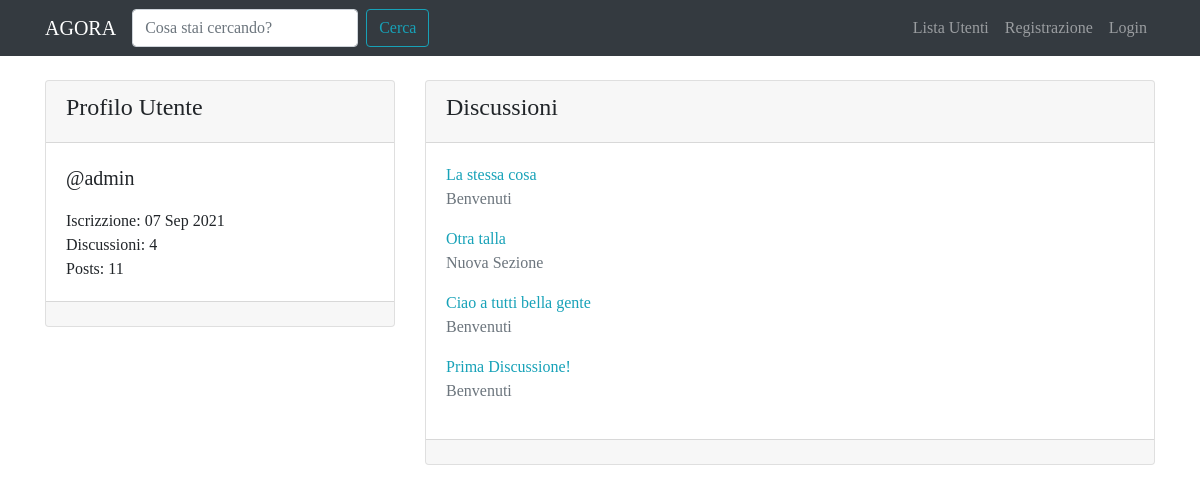
Screenshot of /users/admin/ with the database file from the repository.
### forum/models.py (models this page shows, shortened)
class Discussione(models.Model):
	titolo = models.CharField(max_length=120)
	data_creazione = models.DateTimeField(auto_now_add=True)
	autore_discuzione = models.ForeignKey(User, on_delete=models.CASCADE, related_name='discussioni')
	sezione_apparteneza = models.ForeignKey(Sezione, on_delete=models.CASCADE)
	def get_absolute_url(self):
		return reverse('visualizza_discussione', kwargs={'pk': self.pk})
	class Meta:
		verbose_name = 'Discussione'
		verbose_name_plural = 'Discussioni'

class Sezione(models.Model):
	nome_sezione = models.CharField(max_length=80)
	descrizione = models.CharField(max_length=150, blank=True, null=True)
	logo_sezione = models.ImageField(blank=True, null=True)
	def __str__(self):
		return self.nome_sezione
	class Meta:
		verbose_name = 'Sezione'
		verbose_name_plural = 'Sezioni'

### core/views.py (the view)
# urls.py: path('users/<str:username>/', views.user_profile_view, name='user_profile'),
def user_profile_view(request, username):
	user = get_object_or_404(User, username=username)
	discussioni_utente = Discussione.objects.filter(autore_discuzione=user).order_by('-pk')
	context = {'user': user, 'discussioni_utente': discussioni_utente}
	return render(request, 'core/user_profile.html', context)

### core/templates/core/user_profile.html (shortened to what this page needs)
{% extends 'base.html' %}
{% block content %}
	<div class="row mt-3">
		<div class="col-4">
			<div class="card my-2">
				<div class="card-header">
					<h4>{% if request.user == user %} Il Tuo {% endif %} Profilo Utente</h4>
				</div>
				<div class="card-body">
					<p class="lead">@{{user}}</p>
					<p class="mb-0">Iscrizzione: {{ user.date_joined|date:"d M Y" }}</p>
					<p class="mb-0">Discussioni: {{user.discussioni.count}}</p>
					<p class="mb-0">Posts: {{user.posts.count}}</p>
				</div>
				<div class="card-footer">
				</div>
			</div>
		</div>
		<div class="col-8">
			<div class="card my-2">
				<div class="card-header">
					<h4>Discussioni</h4>
				</div>
				<div class="card-body">
					{% for discussione in discussioni_utente %}
						<a href=" {{ discussione.get_absolute_url  }} ">{{discussione.titolo}}</a>
						<p class="text-muted">{{discussione.sezione_apparteneza}}</p>
					{% empty %}
						{% if request.user != user %}
							<p>{{user}} non ha creato alcuna discussione!</p>
						{% else %}
							<p>Non hai creato alcuna discussione! Inizzia subito!</p>
						{% endif %}
					{% endfor %}
				</div>
				<div class="card-footer">
				</div>
			</div>
		</div>
	</div>
{% endblock content %}

### static-storage/css/agora.css (style rules this page uses)
body { font-family: 'Slabo 27px', serif; }
a, a:hover { color: #17a2b8; }

### rows the page displays
Discussione: titolo "La stessa cosa", sezione_apparteneza "Benvenuti"
Discussione: titolo "Otra talla", sezione_apparteneza "Nuova Sezione"
Discussione: titolo "Ciao a tutti bella gente", sezione_apparteneza "Benvenuti"
Discussione: titolo "Prima Discussione!", sezione_apparteneza "Benvenuti"

### other values shown
{{ user }} "admin"
{{ user.date_joined|date:"d M Y" }} "07 Sep 2021"
{{ user.discussioni.count }} "4"
{{ user.posts.count }} "11"
